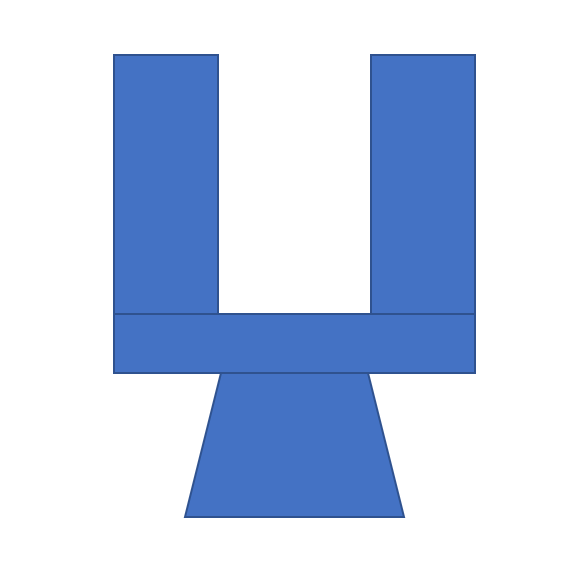
#> input picture src/doc/image4.png, 577 x 564 px
$ python detect_test1.py
#> lines starting #> are read from the running program, lines starting #| are printed output that depends on the picture; after the words box and inside, x2 and y2 are one past the last pixel; in counts of white or black regions, pixels touching at a corner belong together
import numpy as np
import cv2 as cv
from matplotlib import pyplot as plt


def detect_corners(img, gray):
    corners = cv.goodFeaturesToTrack(gray, 25, 0.01, 10)
    corners = np.int0(corners)
    corners = np.squeeze(corners)
    # 按照x坐标排序
    sort_corners = corners[np.argsort(corners[:, 0])]
    # print(sort_corners.shape, sort_corners)
    for i in sort_corners:
        x, y = i.ravel()
        cv.circle(img, (x, y), 9, (0, 0, 255), -1)
    print(f'第一条边和第四条边之间的距离为{sort_corners[-1, 0] - sort_corners[0, 0]} pixel')


filename = './doc/image4.png'
img = cv.imread(filename)
#> img is the input picture: shape (564, 577, 3); mean B, G, R 235.3, 209.5, 195
gray = cv.cvtColor(img, cv.COLOR_BGR2GRAY)
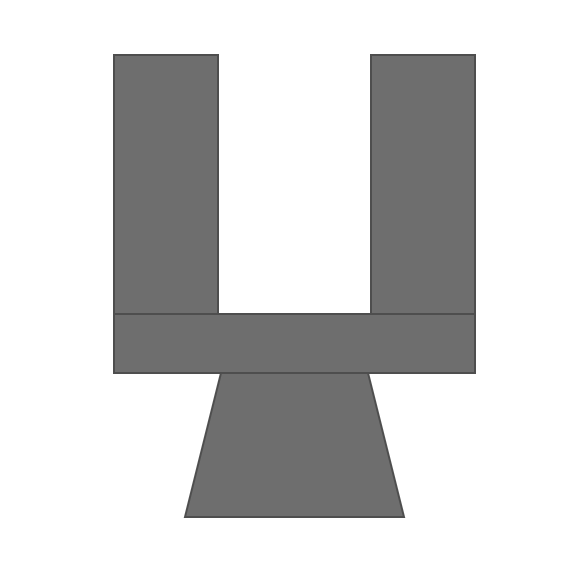
#> gray: shape (564, 577); min 78, max 255, mean 208.3
# 截取图片的下1/3
img2 = img[img.shape[0] * 2 // 3:, :]
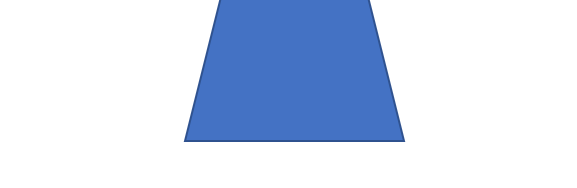
#> img2: shape (188, 577, 3); mean B, G, R 240.1, 220.4, 209.3
gray2 = cv.cvtColor(img2, cv.COLOR_BGR2GRAY)
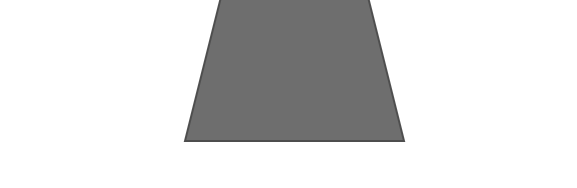
#> gray2: shape (188, 577); min 78, max 255, mean 219.4
detect_corners(img, gray)
#> in detect_corners, `corners = cv.goodFeaturesToTrack(gray, 25, 0.01, 10)`: corners = 14 rows, first 8: [403, 516], [185, 516], [369, 312], [219, 312], [475, 373], [113, 373], [475, 54], [370, 54]
#> in detect_corners, `sort_corners = corners[np.argsort(corners[:, 0])]`: sort_corners = 14 rows, first 8: [113, 373], [113, 54], [115, 315], [185, 516], [218, 54], [218, 374], [219, 312], [369, 312]
#> the loop in detect_corners, `for i in sort_corners:` made 14 passes
#> after the loop in detect_corners, `for i in sort_corners:`:
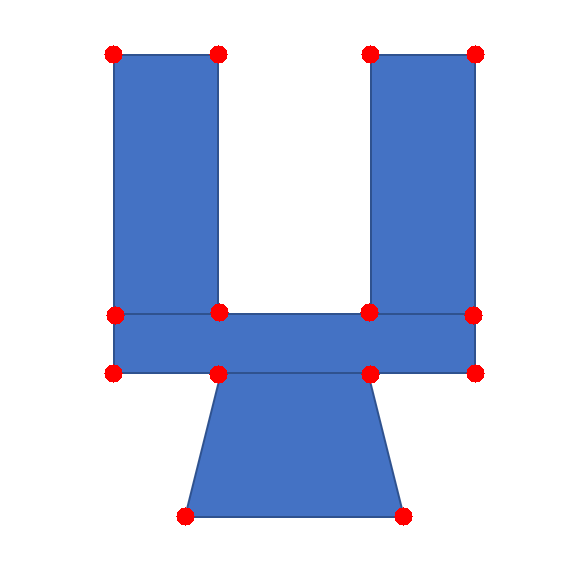
#> img: shape (564, 577, 3); 1.09% of pixels changed, all inside (x1, y1, x2, y2) = (104, 45, 485, 526)
#| 第一条边和第四条边之间的距离为362 pixel
detect_corners(img2, gray2)
#> the loop in detect_corners (call 2), `for i in sort_corners:` made 2 passes
#> (x, y) on passes 1 to 2: (185, 140), (403, 140)
#| 第一条边和第四条边之间的距离为218 pixel

plt.subplot(1, 2, 1)
plt.imshow(img[:, :, ::-1])
plt.subplot(1, 2, 2)
plt.imshow(img2[:, :, ::-1])
plt.savefig('./doc/demo.png')
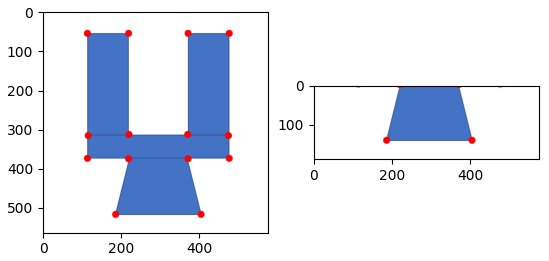
#> figure drawn by matplotlib, 2 panels
plt.show()

$ run again, with src/doc/image1.png copied over src/doc/image4.png
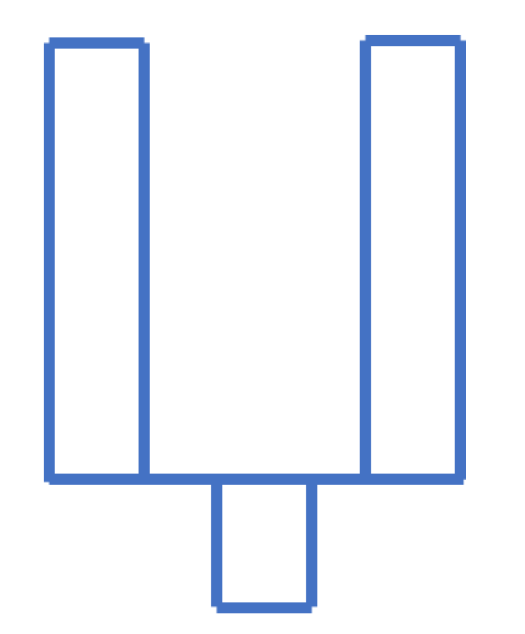
#> input picture src/doc/image1.png, 525 x 634 px
#> img is the input picture: shape (634, 525, 3); mean B, G, R 249.7, 242.4, 238.3
#> corners = 24 rows, first 8: [305, 485], [210, 485], [55, 49], [453, 47], [305, 601], [453, 472], [358, 472], [137, 49]
#> sort_corners = 24 rows, first 8: [44, 481], [50, 38], [55, 49], [55, 472], [137, 472], [137, 49], [143, 38], [150, 472]
#> the loop in detect_corners, `for i in sort_corners:` made 24 passes
#> after the loop in detect_corners, `for i in sort_corners:`:
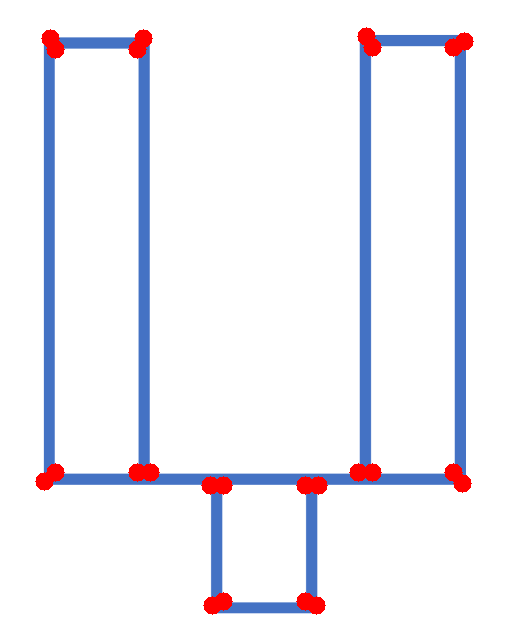
#> img: shape (634, 525, 3); 1.66% of pixels changed, all inside (x1, y1, x2, y2) = (35, 27, 474, 615)
#| 第一条边和第四条边之间的距离为420 pixel
#> corners = 16 rows, first 8: [305, 63], [210, 63], [305, 179], [453, 50], [358, 50], [137, 50], [150, 50], [55, 50]
#> sort_corners = 16 rows, first 8: [44, 59], [55, 50], [137, 50], [150, 50], [210, 63], [212, 183], [223, 63], [223, 179]
#> the loop in detect_corners (call 2), `for i in sort_corners:` made 16 passes
#| 第一条边和第四条边之间的距离为418 pixel
#> `plt.savefig('./doc/demo.png')`:
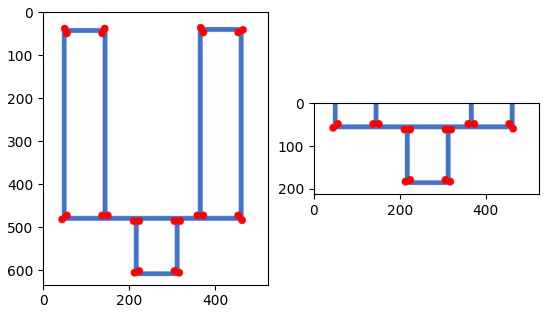
#> figure drawn by matplotlib, 2 panels

$ run again, with src/doc/image2.png copied over src/doc/image4.png
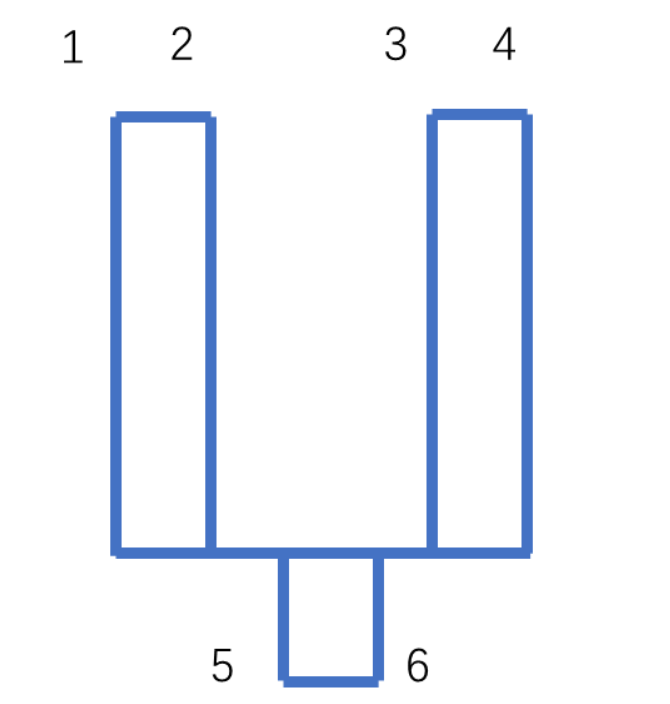
#> input picture src/doc/image2.png, 670 x 704 px
#> img is the input picture: shape (704, 670, 3); mean B, G, R 250.6, 245.4, 242.5
#> in detect_corners, `corners = cv.goodFeaturesToTrack(gray, 25, 0.01, 10)`: corners = 25 rows, first 8: [173, 34], [387, 34], [217, 661], [191, 58], [230, 650], [425, 653], [64, 61], [514, 50]
#> in detect_corners, `corners = np.squeeze(corners)`: corners = 25 pairs, first value 64 to 514, second value 28 to 675
#> sort_corners has the same summary as corners
#> the loop in detect_corners, `for i in sort_corners:` made 25 passes
#> (x, y) on passes 1 to 8: (64, 61), (65, 36), (74, 31), (76, 59), (122, 546), (122, 123), (173, 34), (176, 56)
#> after the loop in detect_corners, `for i in sort_corners:`:
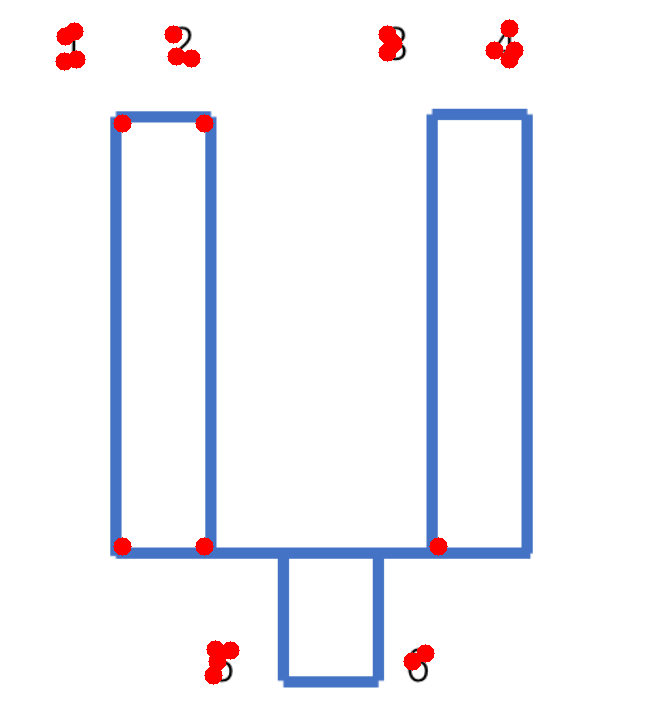
#> img: shape (704, 670, 3); 1.24% of pixels changed, all inside (x1, y1, x2, y2) = (55, 19, 524, 685)
#| 第一条边和第四条边之间的距离为450 pixel
#> in detect_corners (call 2), `corners = cv.goodFeaturesToTrack(gray, 25, 0.01, 10)`: corners = 25 rows, first 8: [217, 192], [230, 181], [425, 184], [213, 206], [215, 180], [412, 192], [438, 77], [204, 77]
#> the loop in detect_corners (call 2), `for i in sort_corners:` made 25 passes
#> (x, y) on passes 1 to 8: (111, 86), (122, 77), (204, 77), (213, 206), (215, 180), (217, 77), (217, 192), (228, 205)
#| 第一条边和第四条边之间的距离为418 pixel
#> `plt.savefig('./doc/demo.png')`:
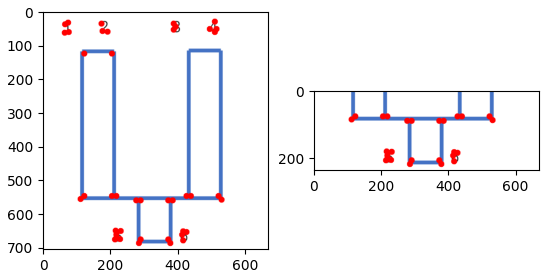
#> figure drawn by matplotlib, 2 panels
